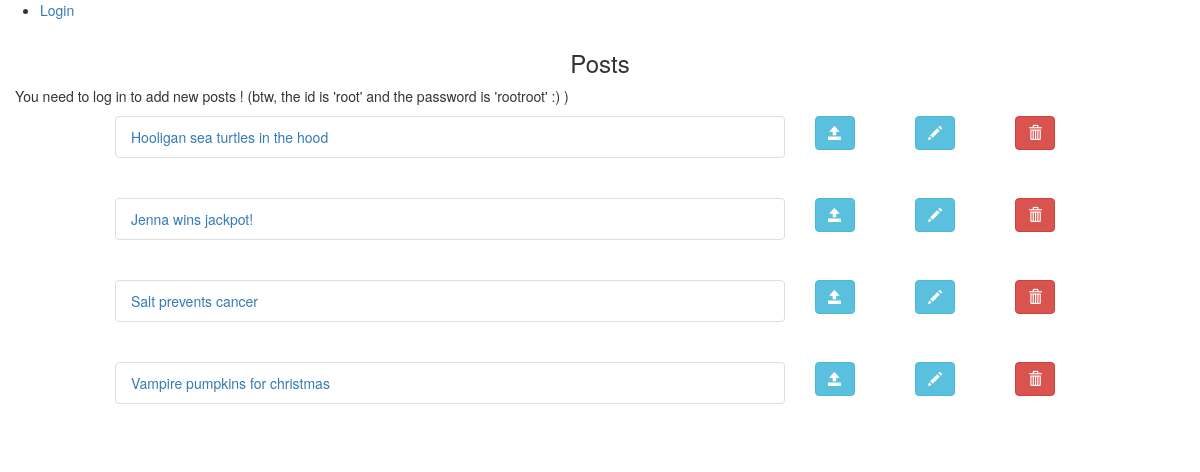
/, run on an earlier commit of the app's database.
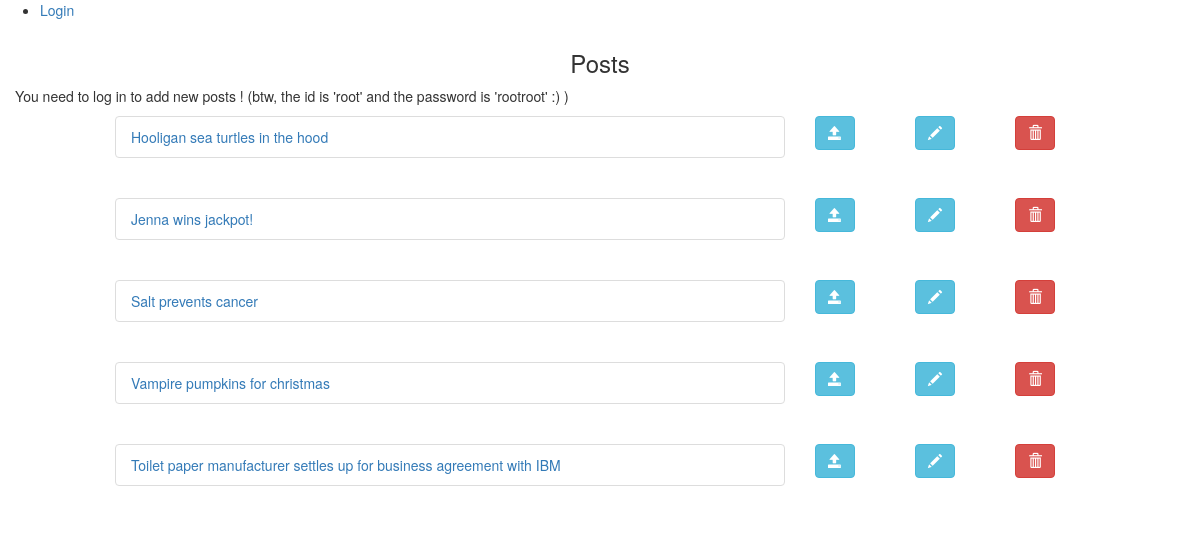
And on a later commit of the database.
### Crud_tp/models.py (models this page shows, shortened)
class Post(models.Model):
    title = models.CharField(max_length=120, help_text='title of message.')
    message = models.TextField(help_text="what's on your mind ...")

### Crud_tp/views.py (the view)
# urls.py: path('', views.IndexView.as_view(), name='index'),
class IndexView(ListView):
 template_name='Crud_tp/index.html'
 context_object_name = 'post_list'
 def get_queryset(self):
  return Post.objects.all()

### Crud_tp/templates/Crud_tp/index.html (shortened to what this page needs)
{% extends 'Crud_tp/base.html' %}
{% block content %}
<div class="container-fluid">
 <div class="row">
  <div class="col-md-1 col-xs-1 col-sm-1"></div>
   <div  class="col-md-10 col-xs-10 col-sm-10">
    <h3 class="round3" style="text-align:center;">Posts</h3>
  </div>
  <div class="col-md-1 col-xs-1 col-sm-1"></div>
 </div>
  {% if user.is_authenticated %}
    <div class="row">
     <div class="col-md-10 col-xs-10 col-sm-10">
      <p> Welcome <bold> {{ user.get_username }} </bold> ! </br>
           => CREATE A POST : Feel free to add new fabulous posts by clicking on the green button :) </br>
           => READ A POST : Click on the title of the post to read a post </br>
           => EDIT A POST : Click on the pen icon to edit a post</br>
           => DELETE A POST : Click on the red garbage icon to delete a post</br></br></br>
        <em> => This website was brought to you by : an angsty student, a handy tutorial and some mozilla documentation</em>
      </p>
     </div>
     <div class="col-md-2 col-xs-1 col-sm-1">
      <br/>
               <a href="{% url 'post' %}">
                 <button type="button" class="btn btn-success">
                   <span class="glyphicon glyphicon-plus"></span>
                 </button>
               </a>
     </div>
    </div>
    <br/>
    {% else %}
     <div class="row">
        <div class="col-md-10  col-xs-10 col-sm-10">
          <p>You need to log in to add new posts ! (btw, the id is 'root' and the password is 'rootroot' :) )</p>
        </div>
     </div>
   {% endif %}
 {% for post in post_list %}
  <div class="row">
   <div class="col-md-1 col-xs-1 col-sm-1"></div>
   <div class="col-md-7 col-xs-7 col-sm-7">
    <ul class="list-group">
       <li class="list-group-item ">
     <a href="{% url 'detail' post.pk %}">{{ post.title }}</a>
    </li>
     </ul>
    <br>
   </div>
   <div class="col-md-1 col-xs-1 col-sm-1">
    <a href="{% url 'detail' post.pk %}">
     <button type="button" class="btn btn-info">
      <span class="glyphicon glyphicon-open"></span>
     </button>
    </a>
   </div>
   <div class="col-md-1">
    <a href="{% url 'edit' post.pk %}">
     <button type="button" class="btn btn-info">
      <span class="glyphicon glyphicon-pencil"></span>
     </button>
    </a>
   </div>
   <div class="col-md-1">
    <a href="{% url 'delete' post.pk %}">
     <button type="button" class="btn btn-danger">
      <span class="glyphicon glyphicon-trash"></span>
     </button>
    </a>
   </div>
   <div class="col-md-1 col-xs-1 col-sm-1"></div>
  </div>
 {% endfor %}
</div>
{% endblock %}

### Crud_tp/templates/Crud_tp/base.html (shortened to what this page needs)
<!DOCTYPE html>
<html>
<head>
<link rel="stylesheet" href="https://maxcdn.bootstrapcdn.com/bootstrap/3.4.0/css/bootstrap.min.css">
</head>
<body>
<ul class="sidebar-nav">
 {% if user.is_authenticated %}
     <li>User: {{ user.get_username }}</li>
     <li><a href="{% url 'logout'%}?next={{request.path}}">Logout</a></li>
   {% else %}
     <li><a href="{% url 'login'%}?next={{request.path}}">Login</a></li>
   {% endif %}
  </ul>
{% block content %}
{% endblock %}
</body>
</html>

What changed in the data, as far as the page shows it:
added Post: title "Toilet paper manufacturer settles up for business agreement with IBM"
